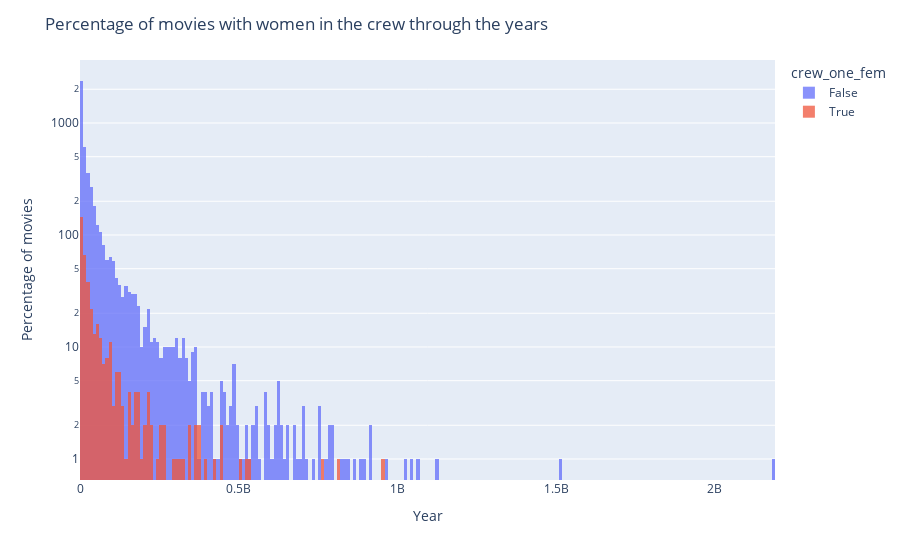

Here is the notebook cell this chart was saved with:
### Markdown cell above
## Revenue comparison 

Is there a noticeable difference in revenue for movies that portray some particular ethnicities/genre? Is there a noticeable difference in revenue for movies created by women ?

### Code cell
# Plot revenue distribution comparison between gender of the crew
fig = px.histogram(movies_crew, x="revenue", color="crew_one_fem", log_y=True)

# Overlay both histograms
fig.update_layout(barmode='overlay')
# Reduce opacity to see both histograms
fig.update_traces(opacity=0.75)

# Edit the layout
fig.update_layout(title='Percentage of movies with women in the crew through the years',
                   xaxis_title='Year',
                   yaxis_title='Percentage of movies')

fig.show()

### Figure 1 — Plotly figure (JSON) as saved in the notebook; plotly's stock layout.template omitted (floating-point values rounded to 4 significant figures; data arrays with more than 128 entries replaced by an {"elided": "..."} marker saying what was removed)
{"data": [{"alignmentgroup": "True", "bingroup": "x", "hovertemplate": "crew_one_fem=False<br>revenue=%{x}<br>count=%{y}<extra></extra>", "legendgroup": "False", "marker": {"color": "#636efa", "pattern": {"shape": ""}}, "name": "False", "offsetgroup": "False", "opacity": 0.75, "orientation": "v", "showlegend": true, "type": "histogram", "x": {"elided": "4836 int values"}, "xaxis": "x", "yaxis": "y"}, {"alignmentgroup": "True", "bingroup": "x", "hovertemplate": "crew_one_fem=True<br>revenue=%{x}<br>count=%{y}<extra></extra>", "legendgroup": "True", "marker": {"color": "#EF553B", "pattern": {"shape": ""}}, "name": "True", "offsetgroup": "True", "opacity": 0.75, "orientation": "v", "showlegend": true, "type": "histogram", "x": {"elided": "406 int values"}, "xaxis": "x", "yaxis": "y"}], "layout": {"barmode": "overlay", "legend": {"title": {"text": "crew_one_fem"}, "tracegroupgap": 0}, "margin": {"t": 60}, "title": {"text": "Percentage of movies with women in the crew through the years"}, "xaxis": {"anchor": "y", "domain": [0, 1], "title": {"text": "Year"}}, "yaxis": {"anchor": "x", "domain": [0, 1], "title": {"text": "Percentage of movies"}, "type": "log"}}}
